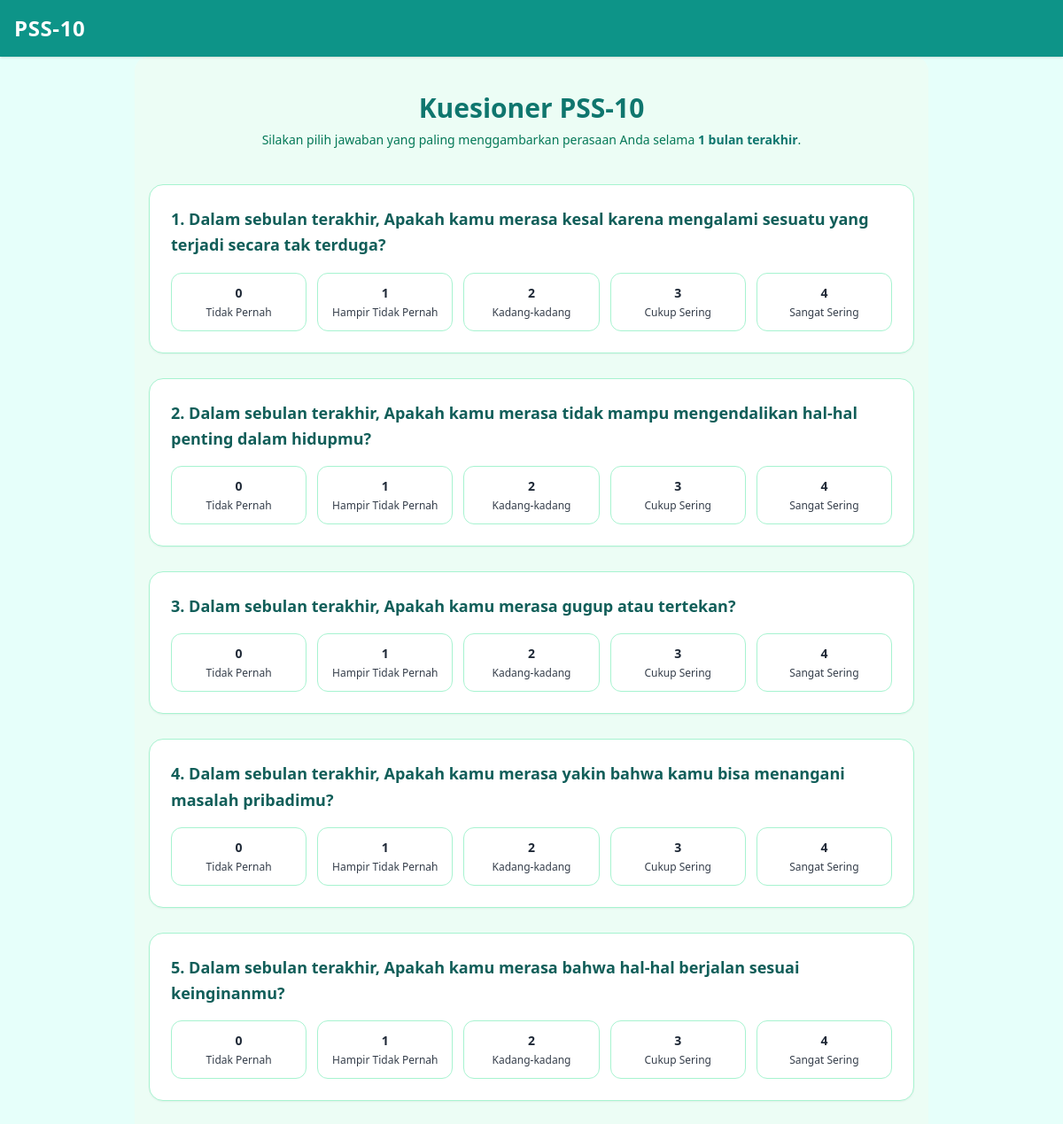
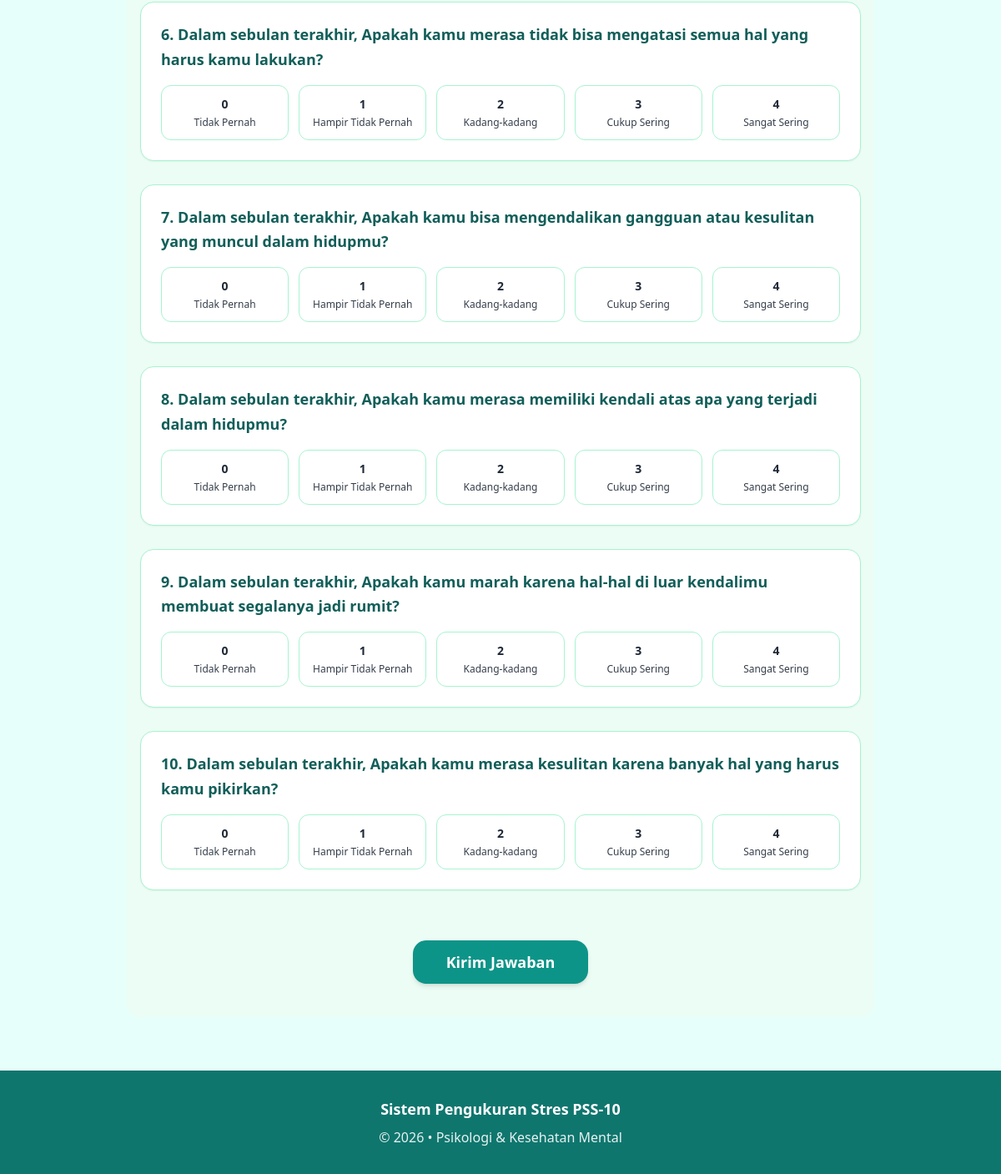
/pss10/index.php (signed in), run on the app's committed database (2 pictures, top to bottom).
### tables this page shows
CREATE TABLE `pss_items` (
  `id_item` int NOT NULL,
  `nomor_item` tinyint NOT NULL,
  `pernyataan` text NOT NULL,
  `is_reverse` tinyint(1) DEFAULT '0',
  `created_at` timestamp NULL DEFAULT CURRENT_TIMESTAMP
);

### helpers/escape_helper.php (called while the page is built)
<?php
function e($string) {
    return htmlspecialchars($string, ENT_QUOTES, 'UTF-8');
}
 ?>

### pss10/index.php (the view, shortened to what this page needs)
<?php
require '../config/database.php';
require '../includes/layout/header.php';
$items = $pdo->query(
    "SELECT * FROM pss_items ORDER BY nomor_item ASC"
)->fetchAll();
?>
<header class="sticky top-0 z-50 bg-teal-600 shadow">
  <div class="max-w-7xl mx-auto px-4 py-4 flex justify-between items-center">
    <div class="text-white font-bold text-2xl tracking-wide">
      PSS-10
    </div>
  </div>
</header>
<div class="max-w-4xl mx-auto px-4 py-10 bg-emerald-50 rounded-2xl">
  <div class="mb-10 text-center">
    <h1 class="text-3xl font-bold text-teal-700 mb-2">
      Kuesioner PSS-10
    </h1>
    <p class="text-emerald-700 text-sm max-w-2xl mx-auto">
      Silakan pilih jawaban yang paling menggambarkan perasaan Anda
      selama <span class="font-semibold text-teal-700">1 bulan terakhir</span>.
    </p>
  </div>
  <form method="POST" action="submit.php" class="space-y-7">
    <?php foreach ($items as $item): ?>
    <div class="bg-white border border-emerald-200 rounded-2xl shadow-sm p-6">
      <p class="font-semibold text-teal-800 mb-4 leading-relaxed">
        <?= $item['nomor_item'] ?>.
        <?= e($item['pernyataan']) ?>
      </p>
      <div class="grid grid-cols-1 sm:grid-cols-5 gap-3 text-sm">
        <?php
          $labels = [
            'Tidak Pernah',
            'Hampir Tidak Pernah',
            'Kadang-kadang',
            'Cukup Sering',
            'Sangat Sering'
          ];
        ?>
        <?php for ($i = 0; $i <= 4; $i++): ?>
        <label
          class="cursor-pointer border border-emerald-200 rounded-xl p-3 text-center
                 transition-all duration-200
                 hover:bg-emerald-100 hover:border-emerald-400
                 has-[:checked]:bg-teal-600
                 has-[:checked]:text-white
                 has-[:checked]:border-teal-600">
          <div class="font-semibold"><?= $i ?></div>
          <div class="text-xs mt-1 opacity-90">
            <?= $labels[$i] ?>
          </div>
        </label>
        <?php endfor; ?>
      </div>
    </div>
    <?php endforeach; ?>
    <div class="text-center pt-8">
      <button
        type="submit"
        class="bg-teal-600 hover:bg-teal-700 text-white
               px-10 py-3 rounded-2xl font-semibold
               shadow-md transition">
        Kirim Jawaban
      </button>
    </div>
  </form>
</div>
<?php require '../includes/layout/footer.php'; ?>

### includes/layout/header.php (shortened to what this page needs)
<!DOCTYPE html>
<html lang="id">
<head>
  <script src="https://cdn.tailwindcss.com"></script>
</head>
<body class="bg-tealsoft text-gray-800 text-lg">

### includes/layout/footer.php
<footer class="bg-teal-700 text-white mt-16">
  <div class="max-w-7xl mx-auto px-4 py-8 text-center space-y-2">
    <p class="font-semibold text-lg">
      Sistem Pengukuran Stres PSS-10
    </p>
    <p class="text-base opacity-90">
      © <?= date('Y') ?> • Psikologi & Kesehatan Mental
    </p>
  </div>
</footer>
</body>
</html>

### data on the page
pss_items: nomor_item "1", pernyataan "Dalam sebulan terakhir, Apakah kamu merasa kesal karena mengalami sesuatu yang terjadi secara tak terduga?", i "Tidak Pernah", i "Hampir Tidak Pernah", i "Kadang-kadang", i "Cukup Sering", i "Sangat Sering"
pss_items: nomor_item "2", pernyataan "Dalam sebulan terakhir, Apakah kamu merasa tidak mampu mengendalikan hal-hal penting dalam hidupmu?", i "Tidak Pernah", i "Hampir Tidak Pernah", i "Kadang-kadang", i "Cukup Sering", i "Sangat Sering"
pss_items: nomor_item "3", pernyataan "Dalam sebulan terakhir, Apakah kamu merasa gugup atau tertekan?", i "Tidak Pernah", i "Hampir Tidak Pernah", i "Kadang-kadang", i "Cukup Sering", i "Sangat Sering"
pss_items: nomor_item "4", pernyataan "Dalam sebulan terakhir, Apakah kamu merasa yakin bahwa kamu bisa menangani masalah pribadimu?", i "Tidak Pernah", i "Hampir Tidak Pernah", i "Kadang-kadang", i "Cukup Sering", i "Sangat Sering"
pss_items: nomor_item "5", pernyataan "Dalam sebulan terakhir, Apakah kamu merasa bahwa hal-hal berjalan sesuai keinginanmu?", i "Tidak Pernah", i "Hampir Tidak Pernah", i "Kadang-kadang", i "Cukup Sering", i "Sangat Sering"
pss_items: nomor_item "6", pernyataan "Dalam sebulan terakhir, Apakah kamu merasa tidak bisa mengatasi semua hal yang harus kamu lakukan?", i "Tidak Pernah", i "Hampir Tidak Pernah", i "Kadang-kadang", i "Cukup Sering", i "Sangat Sering"
pss_items: nomor_item "7", pernyataan "Dalam sebulan terakhir, Apakah kamu bisa mengendalikan gangguan atau kesulitan yang muncul dalam hidupmu?", i "Tidak Pernah", i "Hampir Tidak Pernah", i "Kadang-kadang", i "Cukup Sering", i "Sangat Sering"
pss_items: nomor_item "8", pernyataan "Dalam sebulan terakhir, Apakah kamu merasa memiliki kendali atas apa yang terjadi dalam hidupmu?", i "Tidak Pernah", i "Hampir Tidak Pernah", i "Kadang-kadang", i "Cukup Sering", i "Sangat Sering"
pss_items: nomor_item "9", pernyataan "Dalam sebulan terakhir, Apakah kamu marah karena hal-hal di luar kendalimu membuat segalanya jadi rumit?", i "Tidak Pernah", i "Hampir Tidak Pernah", i "Kadang-kadang", i "Cukup Sering", i "Sangat Sering"
pss_items: nomor_item "10", pernyataan "Dalam sebulan terakhir, Apakah kamu merasa kesulitan karena banyak hal yang harus kamu pikirkan?", i "Tidak Pernah", i "Hampir Tidak Pernah", i "Kadang-kadang", i "Cukup Sering", i "Sangat Sering"
